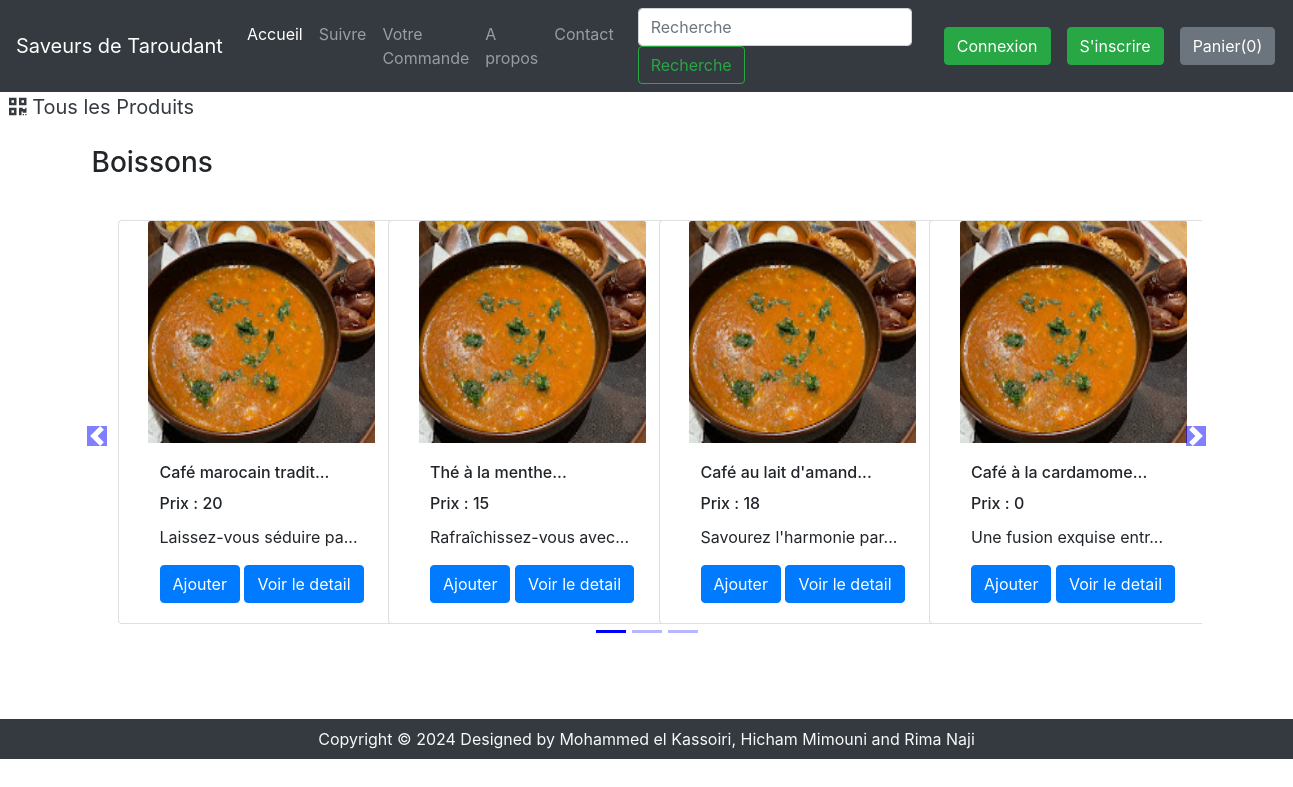
Page /shop/search/?search=Boissons on the committed database.
### shop/models.py (models this page shows, shortened)
class Product(models.Model):
    product_id = models.AutoField
    product_name = models.CharField(max_length=50)
    category = models.CharField(max_length=50, default="")
    subcategory = models.CharField(max_length=50, default="")
    price = models.IntegerField(default=0)
    desc = models.CharField(max_length=200)
    pub_date = models.DateField()
    image = models.ImageField(upload_to="shop/images", default="")

### shop/views.py (the view)
def search(request):
    query = request.GET.get('search')
    allProds = []
    catprods = Product.objects.values('category', 'id')
    cats = {item['category'] for item in catprods}
    for cat in cats:
        prodtemp = Product.objects.filter(category=cat)
        prod = [item for item in prodtemp if searchMatch(query, item)]
        n = len(prod)
        nSlides = n // 4 + ceil((n / 4) - (n // 4))
        if len(prod) != 0:
            allProds.append([prod, range(1, nSlides), nSlides])
    darshan = {'allProds': allProds, "msg": ""}
    if len(allProds) == 0 or len(query) < 3:
        darshan = {'msg': "Aucun article disponible. Veuillez vous assurer de saisir une requête de recherche pertinente."}
    return render(request, 'shop/search.html', darshan)

### shop/views.py (called while the page is built)
def searchMatch(query, item):
    if query in item.desc.lower() or query in item.product_name.lower() or query in item.category.lower() or query in item.desc or query in item.product_name or query in item.category or query in item.desc.upper() or query in item.product_name.upper() or query in item.category.upper():
        return True
    else:
        return False

### shop/templates/shop/search.html (shortened to what this page needs)
{% extends 'shop/basic.html' %}
  {% block body %}
  {% load static %}
<div>&nbsp;
    <a href="/shop" class="active text-dark"  style="font-size:20px;">
      <i class="fas fa-qrcode"></i>
      <span>Tous les Produits</span>
    </a>
</div>
<div class="container" id="cont">
    {% for product, range, nSlides in allProds %}
    <h3 class="my-4">{{product.0.category}}</h3>
    <div class="row">
        <div id="demo{{forloop.counter}}" class="col carousel slide my-3" data-ride="carousel">
            <ul class="carousel-indicators">
                <li data-target="#demo{{forloop.counter}}" data-slide-to="0" class="active"></li>
                {% for i in range %}
                <li data-target="#demo{{forloop.parentloop.counter}}" data-slide-to="{{i}}"></li>
                {% endfor %}
            </ul>
            <div class="container carousel-inner no-padding">
                <div class="carousel-item active">
                    {% for i in product %}
                    <div class="col-xs-3 col-sm-3 col-md-3">
                        <div class="card align-items-center" style="width: 18rem;">
                            <img src='/media/{{i.image}}' class="card-img-top" alt="...">
                            <div class="card-body">
                                <h6 class="card-title" id="namepr{{i.id}}">{{i.product_name|slice:"0:20"}}...</h6>
                                 <h6 class="card-title" >Prix : <span id="pricepr{{i.id}}">{{i.price}}</span></h6>
                                <p class="card-text">{{i.desc|slice:"0:23"}}...</p>
                                <span id="divpr{{i.id}}" class="divpr">
                                    <button id="pr{{i.id}}" class="btn btn-primary cart">Ajouter</button>
                                </span>
                                <a href="/shop/productView/{{i.id}}"> <button id="qv{{i.id}}" class="btn btn-primary cart">Voir le detail</button> </a>
                            </div>
                        </div>
                    </div>
                    {% if forloop.counter|divisibleby:4 and forloop.counter > 0 and not forloop.last %}
                </div>
                    {% endif %}
                    {% endfor %}
            </div>
        </div>
        <a class="carousel-control-prev" href="#demo{{forloop.counter}}" data-slide="prev">
            <span class="carousel-control-prev-icon"></span>
        </a>
        <a class="carousel-control-next" href="#demo{{forloop.counter}}" data-slide="next">
            <span class="carousel-control-next-icon"></span>
        </a>
    </div>
    {% endfor %}
</div>
{% endblock %}

### shop/templates/shop/basic.html (shortened to what this page needs)
<!doctype html>
<html lang="fr">
  <head>
    <link rel="stylesheet" href="https://stackpath.bootstrapcdn.com/bootstrap/4.2.1/css/bootstrap.min.css">
    <link rel="stylesheet" href="https://stackpath.bootstrapcdn.com/bootstrap/4.3.1/css/bootstrap.min.css">
    <link rel="stylesheet" href="https://use.fontawesome.com/releases/v5.8.2/css/all.css">
  </head>
  <body>
    <nav class="navbar navbar-expand-lg navbar-dark bg-dark">
      <a class="navbar-brand" href="/shop">Saveurs de Taroudant</a>
      <div class="collapse navbar-collapse" id="navbarSupportedContent">
        <ul class="navbar-nav mr-auto">
          <li class="nav-item active">
            <a class="nav-link" href="/shop">Accueil<span class="sr-only">(current)</span></a>
          </li>
          <li class="nav-item">
            <a class="nav-link" href="/shop/tracker">Suivre</a>
          </li>
          <li class="nav-item">
            <a class="nav-link" href="/shop/orderView/">Votre Commande</a>
          </li>
          <li class="nav-item">
            <a class="nav-link" href="/shop/about">A propos</a>
          </li>
          <li class="nav-item">
            <a class="nav-link" href="/shop/contact">Contact</a>
          </li>
        </ul>
        <form method="get" action="/shop/search" class="form-inline my-2 my-lg-0 mx-3">
          <input class="form-control mr-sm-2" type="search" name="search" id="search" placeholder="Recherche" aria-label="Search" required>
          <button class="btn btn-outline-success my-2 my-sm-0" type="submit">Recherche</button>
        </form>
        {% if user.is_authenticated %}
        <ul class="navbar-nav mr-2">
          <li class="nav-item dropdown">
            <a class="nav-link dropdown-toggle" href='#' id="navbarDropdown" role="button" data-toggle="dropdown"> Bienvenue {{request.user}}</a>
            <div class="dropdown-menu" aria-labelledby="navbarDropdown">
              <a class="dropdown-item" href="/shop/logout/">Deconnexion</a>
            </div>
          </li>
        </ul>
        {% else %}
        <button type="button" class="btn btn-success mx-2" data-toggle="modal" data-target="#loginModal">Connexion</button>
        <button type="button" class="btn btn-success mx-2" data-toggle="modal" data-target="#signupModal">S'inscrire</button>
        {% endif %}
        <button type="button" class="btn btn-secondary mx-2" id="popcart" data-container="body" data-html="true" data-toggle="popover" title="Mon Panier" data-placement="bottom" data-content="Bottom popover">
          Panier(<span id="cart">0</span>)
        </button>
      </div>
    </nav>
    {% block body %} {% endblock %}
    <div class="footer container-fluid bg-dark text-light">
        <p class="text-center py-2 mb-0">Copyright © 2024 Designed by Mohammed el Kassoiri, Hicham Mimouni and Rima Naji </p>
    </div>
  </body>
</html>

### rows in the picture
Product: category "Boissons", image (picture), product_name "Café marocain tradit", price "20", desc "Laissez-vous séduire pa"
Product: image (picture), product_name "Thé à la menthe", price "15", desc "Rafraîchissez-vous avec"
Product: image (picture), product_name "Café au lait d'amand", price "18", desc "Savourez l'harmonie par"
Product: image (picture), product_name "Café à la cardamome", price "0", desc "Une fusion exquise entr"
